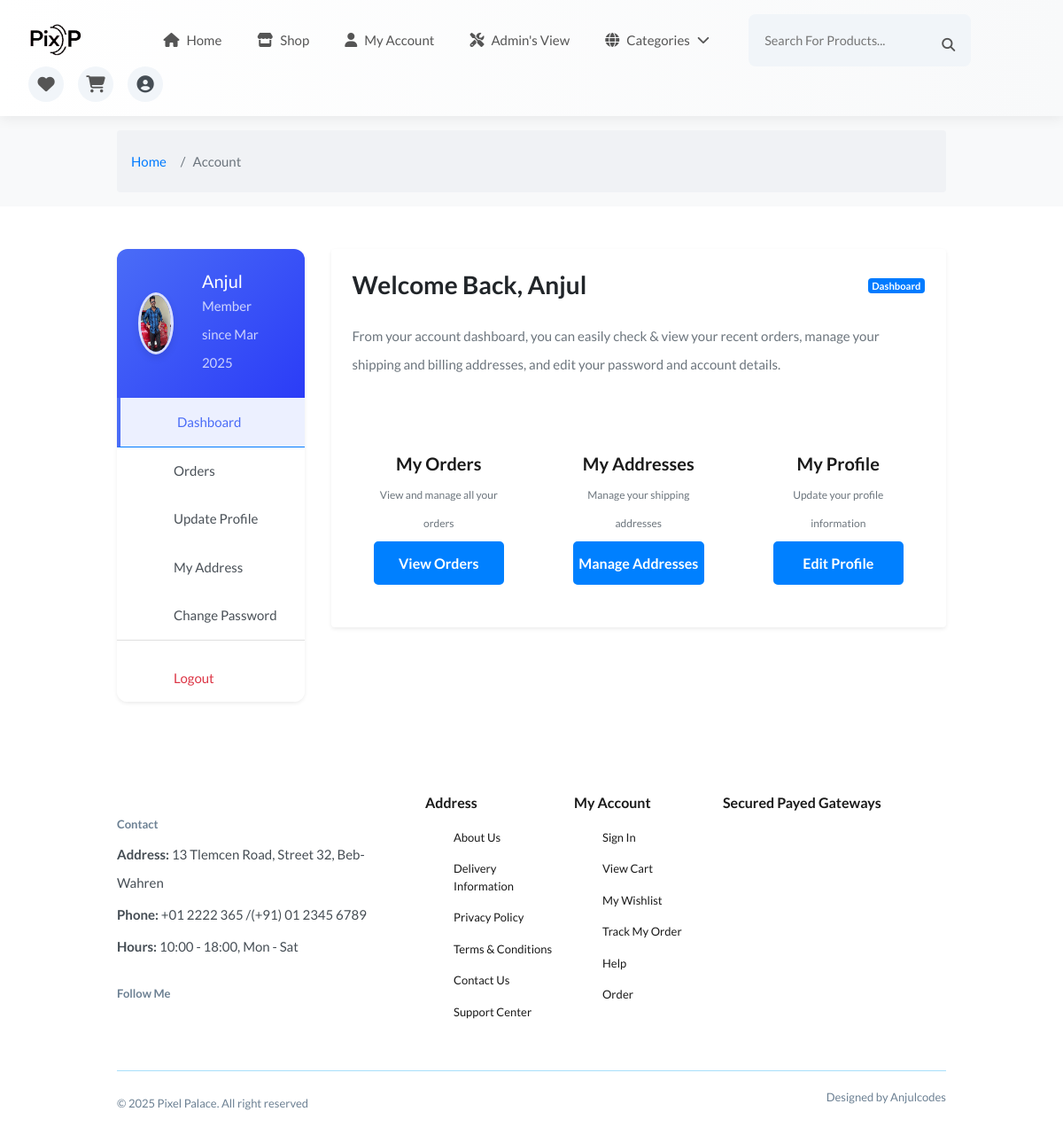
Page /order/my-orders/ (signed in) on the committed database.
### login/models.py (models this page shows, shortened)
class CustomUser(AbstractUser):
    email = models.EmailField(unique=True)
    is_blocked = models.BooleanField(default=False)  # Field to block users
    groups = models.ManyToManyField(Group, related_name="customuser_set", blank=True)
    user_permissions = models.ManyToManyField(Permission, related_name="customuser_permissions_set", blank=True)
    profile_picture = models.ImageField(upload_to='profile_pics/', max_length=255, null=True, blank=True)

### order/views.py (the view)
# urls.py: path('my-orders/', views.order_list, name='order_list'),
@custom_login_required
def order_list(request):
    orders = Order.objects.filter(user=request.user).order_by('-created_at')  # Show latest orders first
    paidorders = PaymentOrder.objects.filter(user=request.user).order_by('-created_at')
    return render(request, 'userapp/account.html', {'orders': orders,
                                                    'paidorders': paidorders,
                                                    })

### cart/context_processors.py (called while the page is built)
def cart_item_count(request):
    if request.user.is_authenticated:
        cart, created = Cart.objects.get_or_create(user=request.user)
        count = cart.cart_items.count()  # Count total items in the cart
    else:
        count = 0  # If user is not logged in, set count to 0
    return {'cart_count': count}

def wishlist_item_count(request):
    if request.user.is_authenticated:
        wishlist, created = Wishlist.objects.get_or_create(user=request.user)
        count = wishlist.items.count()  # Use 'items' from related_name in WishlistItem
    else:
        count = 0  # No wishlist items if user is not logged in
    return {'wishlist_count': count}

### templates/userapp/account.html (shortened to what this page needs)
{% extends 'base.html'%}
{% block content %}
<section class="breadcrumb-section bg-light py-3">
  <div class="container">
    <nav aria-label="breadcrumb">
      <ol class="breadcrumb m-0 d-flex align-items-center">
        <li class="breadcrumb-item"><a href="index.html" class="text-decoration-none">Home</a></li>
        <li class="breadcrumb-item active" aria-current="page">Account</li>
      </ol>
    </nav>
  </div>
</section>
<section class="account-dashboard section py-5">
  <div class="container">
    <div class="row g-4">
<div class="col-lg-3">
  <div class="account-sidebar card shadow-sm border-0 overflow-hidden">
    <div class="user-profile text-white p-4 d-flex align-items-center">
      <div class="user-avatar mr-3">
        {% if user.profile_picture %}
        <img src="{{ user.profile_picture.url }}" alt="Profile Picture" class="rounded-circle" width="60" height="60">
        {% else %}
        <div class="rounded-circle bg-white text-primary d-flex align-items-center justify-content-center" style="width: 60px; height: 60px;">
          <i class="fi fi-rs-user fs-3"></i>
        </div>
        {% endif %}
      </div>
      <div class="ms-3">
        <h5 class="mb-0">{{ user.username | capfirst }}</h5>
        <p class="m-0 fs-sm opacity-75">Member since {{ user.date_joined|date:"M Y" }}</p>
      </div>
    </div>
    <div class="list-group list-group-flush">
      <a href="#dashboard" class="list-group-item list-group-item-action d-flex align-items-center account-tab active" data-target="#dashboard">
         Dashboard
      </a>
      <a href="#orders" class="list-group-item list-group-item-action d-flex align-items-center account-tab" data-target="#orders">
         Orders
      </a>
      <a href="#update-profile" class="list-group-item list-group-item-action d-flex align-items-center account-tab" data-target="#update-profile">
         Update Profile
      </a>
      <a href="#address" class="list-group-item list-group-item-action d-flex align-items-center account-tab" data-target="#address">
         My Address
      </a>
      <a href="#change-password" class="list-group-item list-group-item-action d-flex align-items-center account-tab" data-target="#change-password">
         Change Password
      </a>
      <a href="{% url 'logout' %}" class="list-group-item list-group-item-action d-flex align-items-center text-danger">
         Logout
      </a>
    </div>
  </div>
</div>
      <div class="col-lg-9">
        <div class="account-content-wrapper card border-0 shadow-sm">
          <div class="tab-content active-tab p-4" id="dashboard">
            <div class="d-flex align-items-center justify-content-between mb-4">
              <h3 class="card-title mb-0">Welcome Back, {{ user.username | capfirst }}</h3>
              <span class="badge bg-primary">Dashboard</span>
            </div>
            <p class="text-muted mb-4">
              From your account dashboard, you can easily check & view your recent orders, manage your shipping and billing addresses, and edit your password and account details.
            </p>
            <div class="row g-4 mt-2">
              <div class="col-md-4">
                <div class="card h-100 border-0 dashboard-card">
                  <div class="card-body text-center">
                    <h4 class="fs-5">My Orders</h4>
                    <p class="text-muted small">View and manage all your orders</p>
                    <a href="#orders" class="btn btn-sm btn-outline-primary account-tab-trigger" data-target="#orders">View Orders</a>
                  </div>
                </div>
              </div>
              <div class="col-md-4">
                <div class="card h-100 border-0 dashboard-card">
                  <div class="card-body text-center">
                    <h4 class="fs-5">My Addresses</h4>
                    <p class="text-muted small">Manage your shipping addresses</p>
                    <a href="#address" class="btn btn-sm btn-outline-primary account-tab-trigger" data-target="#address">Manage Addresses</a>
                  </div>
                </div>
              </div>
              <div class="col-md-4">
                <div class="card h-100 border-0 dashboard-card">
                  <div class="card-body text-center">
                    <h4 class="fs-5">My Profile</h4>
                    <p class="text-muted small">Update your profile information</p>
                    <a href="#update-profile" class="btn btn-sm btn-outline-primary account-tab-trigger" data-target="#update-profile">Edit Profile</a>
                  </div>
                </div>
              </div>
            </div>
          </div>
        </div>
      </div>
    </div>
  </div>
</section>
{% endblock %}

### static/css/styles.css (style rules this page uses)
:root { --header-height: 4rem; --first-color: hsl(210, 100%, 50%); --first-color-alt: hsl(200, 100%, 80%); --second-color: hsl(35, 100%, 50%); --title-color: hsl(0, 0%, 10%); --text-color: hsl(210, 10%, 30%); --text-color-light: hsl(210, 15%, 50%); --body-color: hsl(0, 0%, 100%); --container-color: hsl(210, 20%, 95%); --border-color: hsl(210, 50%, 90%); --border-color-alt: hsl(200, 89%, 82%); --body-font: "Lato", sans-serif; --second-font: "League Spartan" sans-serif; --big-font-size: 3.5rem; --h1-font-size: 2.75rem; --h2-font-size: 2rem; --h3-font-size: 1.75rem; --h4-font-size: 1.375rem; --large-font-size: 1.125rem; --normal-font-size: 1rem; --small-font-size: 0.875rem; --smaller-font-size: 0.75rem; --tiny-font-size: 0.6875rem; --weight-400: 400; --weight-500: 500; --weight-600: 600; --weight-700: 700; --transition: cubic-bezier(0, 0, 0.05, 1); }
@media screen and (max-width: 1200px) { :root { --big-font-size: 2.25rem; --h1-font-size: 2rem; --h2-font-size: 1.375rem; --h3-font-size: 1.25rem; --h4-font-size: 1.125rem; --large-font-size: 1rem; --normal-font-size: 0.9375rem; --small-font-size: 0.8125rem; --smaller-font-size: 0.6875rem; --tiny-font-size: 0.625rem; } }
* { margin: 0; padding: 0; box-sizing: border-box; }
html { scroll-behavior: smooth; }
input, textarea, body { color: var(--text-color); font-family: var(--body-font); font-size: var(--normal-font-size); font-weight: var(--weight-400); }
body { background-color: var(--body-color); }
h1, h2, h3, h4 { font-family: var(--second-font); color: var(--title-color); font-weight: var(--weight-600); }
a { text-decoration: none; }
p { line-height: 2rem; }
img { max-width: 100%; }
.container { max-width: 1320px; margin-inline: auto; padding-inline: 0.75rem; }
.section { padding-block: 2rem; }
.btn { background-color: var(--first-color); color: var(--body-color); height: 49px; line-height: 43px; font-family: var(--second-font); font-size: var(--small-font-size); font-weight: var(--weight-700); border-radius: 0.25rem; -webkit-border-radius: 0.25rem; -moz-border-radius: 0.25rem; -ms-border-radius: 0.25rem; -o-border-radius: 0.25rem; transition: all 0.4s var(--transition); -webkit-transition: all 0.4s var(--transition); -moz-transition: all 0.4s var(--transition); -ms-transition: all 0.4s var(--transition); -o-transition: all 0.4s var(--transition); }
.btn { display: flex; align-items: center; justify-content: center; text-align: center; margin :4px; border: 2px solid var(--first-color); background-color: var(--first-color); border: 2px solid var(--first-color); color: var(--body-color); padding: 12px 20px; font-size: 16px; font-weight: bold; border-radius: 5px; cursor: pointer; transition: background-color 0.3s; }
.breadcrumb { background-color: var(--container-color); padding-block: 1.5rem; }
@media screen and (max-width: 1400px) { .container { max-width: 1140px; } }
@media screen and (max-width: 1200px) { .container { max-width: 960px; } }

### templates/base.html (style rules this page uses)
p { margin-bottom: 0rem; }

### templates/navbar.html (style rules this page uses)
html { scroll-behavior: smooth; }

### templates/userapp/account.html (style rules this page uses)
.tab-content { display: none; }
.tab-content.active-tab { display: block; }
.account-sidebar { border-radius: 12px; overflow: hidden; transition: all 0.3s ease; box-shadow: 0 0.5rem 1rem rgba(0, 0, 0, 0.08); }
.user-profile { background: linear-gradient(135deg, #4a6cf7 0%, #2b3cf7 100%); padding: 1.75rem; }
.user-avatar .rounded-circle { border: 3px solid rgba(255, 255, 255, 0.8); box-shadow: 0 4px 8px rgba(0, 0, 0, 0.1); width: 70px; height: 70px; }
.list-group-item { padding: 1rem 1.5rem; border-left: 4px solid transparent; transition: all 0.2s ease; display: flex; align-items: center; }
.list-group-item.active { background-color: rgba(74, 108, 247, 0.1); color: #4a6cf7; border-left: 4px solid #4a6cf7; font-weight: 500; }
.text-danger { border-top: 1px solid rgba(0, 0, 0, 0.05); margin-top: 0.75rem; padding-top: 1.25rem; }

### rows in the picture
CustomUser: profile_picture (picture), username "Anjul", date_joined "Mar 2025"
